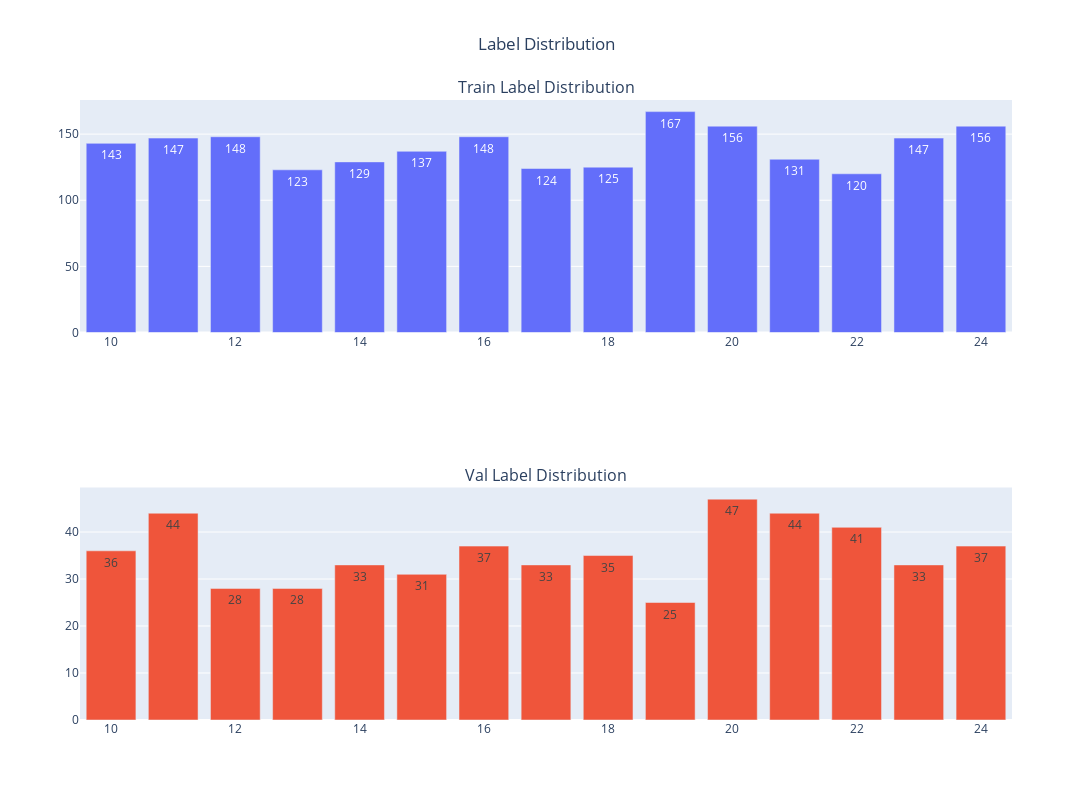

Notebook source saved alongside this figure:
### Code cell
fig = make_subplots(
    rows=2,
    cols=1,
    subplot_titles=("Train Label Distribution", "Val Label Distribution"),
)

fig.add_trace(
    go.Bar(
        x=fold2label_count_train.index,
        y=fold2label_count_train.values.flatten(),
        text=fold2label_count_train.values.flatten(),
    ),
    row=1,
    col=1,
)
fig.add_trace(
    go.Bar(
        x=fold2label_count_val.index,
        y=fold2label_count_val.values.flatten(),
        text=fold2label_count_val.values.flatten(),
    ),
    col=1,
    row=2,
)

fig.update_layout(
    title_text="Label Distribution",
    height=800,
    width=1200,
    title_x=0.5,
    showlegend=False,
)
fig.show()

### Figure 1 — Plotly figure (JSON) as saved in the notebook; plotly's stock layout.template omitted (floating-point values rounded to 4 significant figures)
{"data": [{"text": [153, 136, 129, 140, 135, 147, 117, 163, 136, 131, 143, 147, 148, 123, 129, 137, 148, 124, 125, 167, 156, 131, 120, 147, 156, 127, 156, 158, 138, 153, 129, 131, 127, 157, 128, 137, 144, 126, 144, 134, 140, 133, 149, 161, 138, 138, 147, 129, 165, 133, 132, 136, 140, 148, 123, 147, 147, 127, 122, 134, 146, 145, 144, 146, 132, 127, 126, 142, 144, 139, 139, 145, 121, 132, 156, 142, 125, 140, 133, 157, 142, 162, 146, 118, 167, 135, 150, 148, 124, 138, 141, 136, 138, 126, 127, 133, 133, 129, 148, 148, 151, 139, 158, 148, 131, 136, 128, 133, 142, 132, 162, 135, 158, 149, 151, 140, 127, 156, 138, 132, 122, 153, 157, 131, 135], "type": "bar", "x": ["Index_0", "Index_1", "Index_2", "Index_3", "Index_4", "Index_5", "Index_6", "Index_7", "Index_8", "Index_9", 10, 11, 12, 13, 14, 15, 16, 17, 18, 19, 20, 21, 22, 23, 24], "xaxis": "x", "y": [153, 136, 129, 140, 135, 147, 117, 163, 136, 131, 143, 147, 148, 123, 129, 137, 148, 124, 125, 167, 156, 131, 120, 147, 156, 127, 156, 158, 138, 153, 129, 131, 127, 157, 128, 137, 144, 126, 144, 134, 140, 133, 149, 161, 138, 138, 147, 129, 165, 133, 132, 136, 140, 148, 123, 147, 147, 127, 122, 134, 146, 145, 144, 146, 132, 127, 126, 142, 144, 139, 139, 145, 121, 132, 156, 142, 125, 140, 133, 157, 142, 162, 146, 118, 167, 135, 150, 148, 124, 138, 141, 136, 138, 126, 127, 133, 133, 129, 148, 148, 151, 139, 158, 148, 131, 136, 128, 133, 142, 132, 162, 135, 158, 149, 151, 140, 127, 156, 138, 132, 122, 153, 157, 131, 135], "yaxis": "y"}, {"text": [45, 46, 34, 38, 33, 47, 25, 33, 37, 34, 36, 44, 28, 28, 33, 31, 37, 33, 35, 25, 47, 44, 41, 33, 37, 35, 39, 41, 35, 32, 36, 33, 37, 32, 39, 28, 33, 32, 37, 35, 23, 34, 40, 40, 38, 32, 37, 37, 35, 37, 28, 35, 30, 37, 41, 31, 39, 37, 26, 31, 48, 37, 40, 35, 33, 38, 30, 30, 35, 36, 39, 32, 39, 36, 33, 24, 27, 36, 38, 33, 37, 36, 31, 39, 35, 38, 29, 39, 30, 35, 33, 37, 33, 45, 32, 21, 39, 30, 34, 39, 35, 35, 38, 38, 43, 36, 30, 23, 31, 34, 25, 34, 24, 28, 35, 31, 41, 35, 48, 37, 44, 40, 39, 35, 24], "type": "bar", "x": ["Index_0", "Index_1", "Index_2", "Index_3", "Index_4", "Index_5", "Index_6", "Index_7", "Index_8", "Index_9", 10, 11, 12, 13, 14, 15, 16, 17, 18, 19, 20, 21, 22, 23, 24], "xaxis": "x2", "y": [45, 46, 34, 38, 33, 47, 25, 33, 37, 34, 36, 44, 28, 28, 33, 31, 37, 33, 35, 25, 47, 44, 41, 33, 37, 35, 39, 41, 35, 32, 36, 33, 37, 32, 39, 28, 33, 32, 37, 35, 23, 34, 40, 40, 38, 32, 37, 37, 35, 37, 28, 35, 30, 37, 41, 31, 39, 37, 26, 31, 48, 37, 40, 35, 33, 38, 30, 30, 35, 36, 39, 32, 39, 36, 33, 24, 27, 36, 38, 33, 37, 36, 31, 39, 35, 38, 29, 39, 30, 35, 33, 37, 33, 45, 32, 21, 39, 30, 34, 39, 35, 35, 38, 38, 43, 36, 30, 23, 31, 34, 25, 34, 24, 28, 35, 31, 41, 35, 48, 37, 44, 40, 39, 35, 24], "yaxis": "y2"}], "layout": {"annotations": [{"font": {"size": 16}, "showarrow": false, "text": "Train Label Distribution", "x": 0.5, "xanchor": "center", "xref": "paper", "y": 1, "yanchor": "bottom", "yref": "paper"}, {"font": {"size": 16}, "showarrow": false, "text": "Val Label Distribution", "x": 0.5, "xanchor": "center", "xref": "paper", "y": 0.375, "yanchor": "bottom", "yref": "paper"}], "height": 800, "showlegend": false, "title": {"text": "Label Distribution", "x": 0.5}, "width": 1200, "xaxis": {"anchor": "y", "domain": [0, 1]}, "xaxis2": {"anchor": "y2", "domain": [0, 1]}, "yaxis": {"anchor": "x", "domain": [0.625, 1]}, "yaxis2": {"anchor": "x2", "domain": [0, 0.375]}}}
